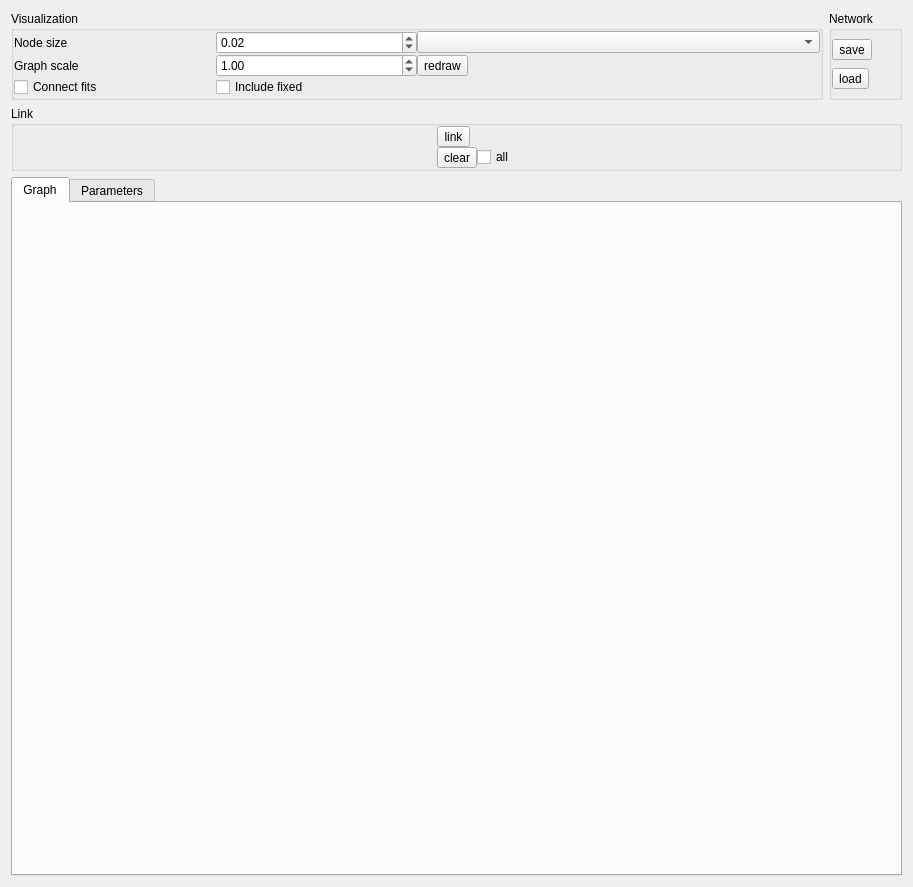
<?xml version="1.0" encoding="UTF-8"?>
<ui version="4.0">
 <class>Form</class>
 <widget class="QWidget" name="Form">
  <property name="geometry">
   <rect>
    <x>0</x>
    <y>0</y>
    <width>913</width>
    <height>887</height>
   </rect>
  </property>
  <property name="sizePolicy">
   <sizepolicy hsizetype="Minimum" vsizetype="Maximum">
    <horstretch>0</horstretch>
    <verstretch>0</verstretch>
   </sizepolicy>
  </property>
  <property name="windowTitle">
   <string>ChiSurf Network Visualization</string>
  </property>
  <layout class="QGridLayout" name="gridLayout_3">
   <item row="0" column="0">
    <widget class="QGroupBox" name="groupBox_2">
     <property name="sizePolicy">
      <sizepolicy hsizetype="Minimum" vsizetype="Minimum">
       <horstretch>0</horstretch>
       <verstretch>0</verstretch>
      </sizepolicy>
     </property>
     <property name="title">
      <string>Visualization</string>
     </property>
     <layout class="QGridLayout" name="gridLayout_2">
      <property name="leftMargin">
       <number>0</number>
      </property>
      <property name="topMargin">
       <number>0</number>
      </property>
      <property name="rightMargin">
       <number>0</number>
      </property>
      <property name="bottomMargin">
       <number>0</number>
      </property>
      <property name="spacing">
       <number>0</number>
      </property>
      <item row="1" column="2" colspan="2">
       <widget class="QToolButton" name="toolButton_3">
        <property name="text">
         <string>redraw</string>
        </property>
       </widget>
      </item>
      <item row="0" column="2" colspan="2">
       <widget class="QComboBox" name="comboBox_layout"/>
      </item>
      <item row="1" column="1">
       <widget class="QDoubleSpinBox" name="doubleSpinBox_2">
        <property name="minimum">
         <double>0.010000000000000</double>
        </property>
        <property name="singleStep">
         <double>0.010000000000000</double>
        </property>
        <property name="value">
         <double>1.000000000000000</double>
        </property>
       </widget>
      </item>
      <item row="1" column="0">
       <widget class="QLabel" name="label_2">
        <property name="text">
         <string>Graph scale</string>
        </property>
       </widget>
      </item>
      <item row="0" column="1">
       <widget class="QDoubleSpinBox" name="doubleSpinBox">
        <property name="minimum">
         <double>0.010000000000000</double>
        </property>
        <property name="singleStep">
         <double>0.050000000000000</double>
        </property>
        <property name="value">
         <double>0.020000000000000</double>
        </property>
       </widget>
      </item>
      <item row="0" column="0">
       <widget class="QLabel" name="label">
        <property name="text">
         <string>Node size</string>
        </property>
       </widget>
      </item>
      <item row="2" column="0">
       <widget class="QCheckBox" name="checkBox_connect_fits">
        <property name="toolTip">
         <string>Connect fits is only to improve the vizual representation</string>
        </property>
        <property name="text">
         <string>Connect fits</string>
        </property>
       </widget>
      </item>
      <item row="2" column="1">
       <widget class="QCheckBox" name="checkBox_include_fixed">
        <property name="text">
         <string>Include fixed</string>
        </property>
       </widget>
      </item>
     </layout>
    </widget>
   </item>
   <item row="0" column="1">
    <widget class="QGroupBox" name="groupBox_3">
     <property name="sizePolicy">
      <sizepolicy hsizetype="Fixed" vsizetype="Preferred">
       <horstretch>0</horstretch>
       <verstretch>0</verstretch>
      </sizepolicy>
     </property>
     <property name="title">
      <string>Network</string>
     </property>
     <property name="alignment">
      <set>Qt::AlignLeading|Qt::AlignLeft|Qt::AlignTop</set>
     </property>
     <layout class="QVBoxLayout" name="verticalLayout_2">
      <property name="spacing">
       <number>0</number>
      </property>
      <property name="leftMargin">
       <number>0</number>
      </property>
      <property name="topMargin">
       <number>0</number>
      </property>
      <property name="rightMargin">
       <number>0</number>
      </property>
      <property name="bottomMargin">
       <number>0</number>
      </property>
      <item>
       <widget class="QToolButton" name="toolButton_4">
        <property name="text">
         <string>save</string>
        </property>
       </widget>
      </item>
      <item>
       <widget class="QToolButton" name="toolButton_5">
        <property name="text">
         <string>load</string>
        </property>
       </widget>
      </item>
     </layout>
    </widget>
   </item>
   <item row="1" column="0" colspan="2">
    <widget class="QGroupBox" name="groupBox">
     <property name="sizePolicy">
      <sizepolicy hsizetype="Minimum" vsizetype="Minimum">
       <horstretch>0</horstretch>
       <verstretch>0</verstretch>
      </sizepolicy>
     </property>
     <property name="title">
      <string>Link</string>
     </property>
     <layout class="QGridLayout" name="gridLayout">
      <property name="leftMargin">
       <number>0</number>
      </property>
      <property name="topMargin">
       <number>0</number>
      </property>
      <property name="rightMargin">
       <number>0</number>
      </property>
      <property name="bottomMargin">
       <number>0</number>
      </property>
      <property name="spacing">
       <number>0</number>
      </property>
      <item row="3" column="2">
       <widget class="QCheckBox" name="checkBox_3">
        <property name="text">
         <string>all</string>
        </property>
       </widget>
      </item>
      <item row="3" column="1">
       <widget class="QToolButton" name="toolButton_2">
        <property name="text">
         <string>clear</string>
        </property>
       </widget>
      </item>
      <item row="1" column="0" rowspan="3">
       <widget class="QWidget" name="widget" native="true">
        <layout class="QVBoxLayout" name="verticalLayout">
         <property name="spacing">
          <number>0</number>
         </property>
         <property name="leftMargin">
          <number>0</number>
         </property>
         <property name="topMargin">
          <number>0</number>
         </property>
         <property name="rightMargin">
          <number>0</number>
         </property>
         <property name="bottomMargin">
          <number>0</number>
         </property>
         <item>
          <layout class="QVBoxLayout" name="parameter_layout"/>
         </item>
        </layout>
       </widget>
      </item>
      <item row="1" column="1" colspan="2">
       <widget class="QToolButton" name="toolButton">
        <property name="text">
         <string>link</string>
        </property>
       </widget>
      </item>
     </layout>
    </widget>
   </item>
   <item row="2" column="0" colspan="2">
    <widget class="QTabWidget" name="tabWidget">
     <property name="currentIndex">
      <number>0</number>
     </property>
     <widget class="QWidget" name="graphTab">
      <attribute name="title">
       <string>Graph</string>
      </attribute>
      <layout class="QVBoxLayout" name="graphTabLayout"/>
     </widget>
     <widget class="QWidget" name="paramsTab">
      <attribute name="title">
       <string>Parameters</string>
      </attribute>
      <layout class="QVBoxLayout" name="paramsTabLayout"/>
     </widget>
    </widget>
   </item>
  </layout>
 </widget>
 <resources/>
 <connections/>
</ui>
